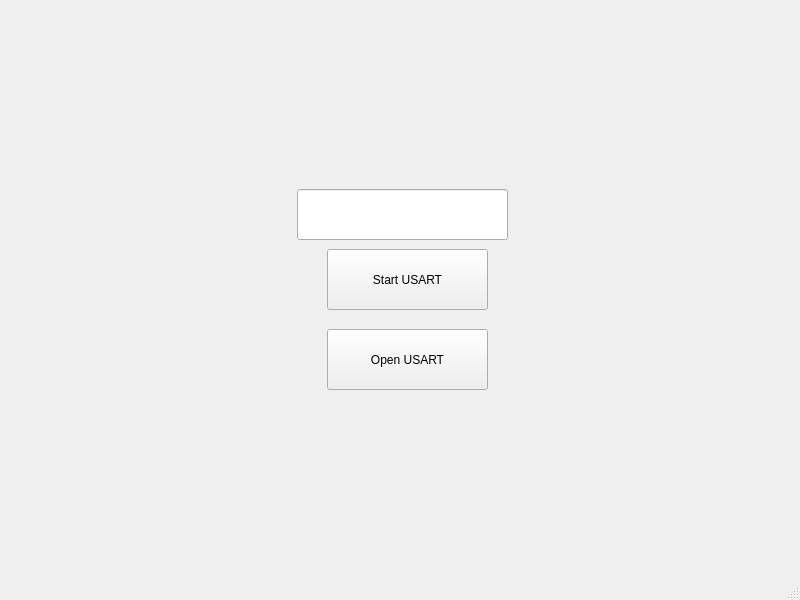
<?xml version="1.0" encoding="UTF-8"?>
<ui version="4.0">
 <class>MainWindow</class>
 <widget class="QMainWindow" name="MainWindow">
  <property name="geometry">
   <rect>
    <x>0</x>
    <y>0</y>
    <width>800</width>
    <height>600</height>
   </rect>
  </property>
  <property name="windowTitle">
   <string>MainWindow</string>
  </property>
  <widget class="QWidget" name="centralwidget">
   <widget class="QToolButton" name="OpenUsart">
    <property name="geometry">
     <rect>
      <x>327</x>
      <y>329</y>
      <width>161</width>
      <height>61</height>
     </rect>
    </property>
    <property name="text">
     <string>Open USART</string>
    </property>
   </widget>
   <widget class="QToolButton" name="USART">
    <property name="geometry">
     <rect>
      <x>327</x>
      <y>249</y>
      <width>161</width>
      <height>61</height>
     </rect>
    </property>
    <property name="text">
     <string>Start USART</string>
    </property>
   </widget>
   <widget class="QLineEdit" name="lineEdit">
    <property name="geometry">
     <rect>
      <x>297</x>
      <y>189</y>
      <width>211</width>
      <height>51</height>
     </rect>
    </property>
   </widget>
   <widget class="QLabel" name="label">
    <property name="geometry">
     <rect>
      <x>250</x>
      <y>20</y>
      <width>321</width>
      <height>151</height>
     </rect>
    </property>
    <property name="text">
     <string/>
    </property>
    <property name="pixmap">
     <pixmap resource="res.qrc">:/Image/IMG_2432(20210302-153229).png</pixmap>
    </property>
   </widget>
  </widget>
  <widget class="QMenuBar" name="menubar">
   <property name="geometry">
    <rect>
     <x>0</x>
     <y>0</y>
     <width>800</width>
     <height>21</height>
    </rect>
   </property>
  </widget>
  <widget class="QStatusBar" name="statusbar"/>
  <action name="actionSet">
   <property name="text">
    <string>Set</string>
   </property>
  </action>
  <action name="actionWaveform">
   <property name="text">
    <string>Waveform</string>
   </property>
  </action>
 </widget>
 <resources>
  <include location="res.qrc"/>
 </resources>
 <connections/>
</ui>
